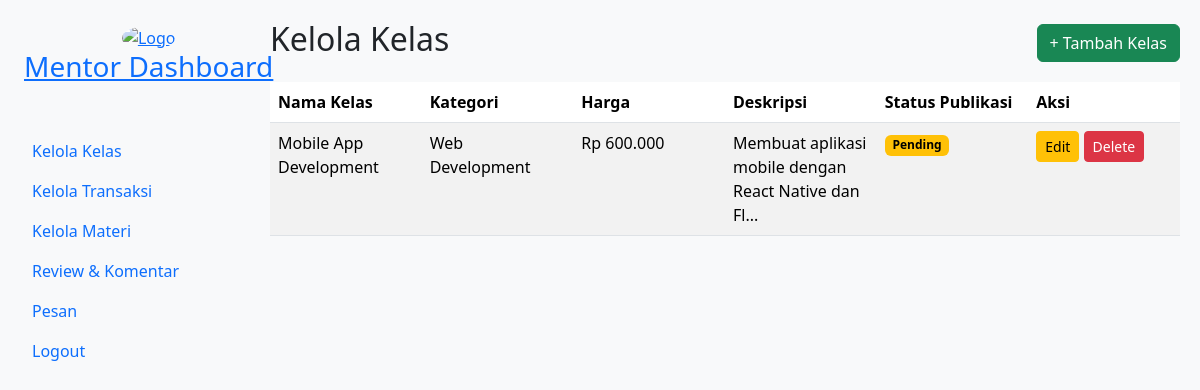
The page /page/kelola-kelas.php (signed in) on the database as committed earlier.
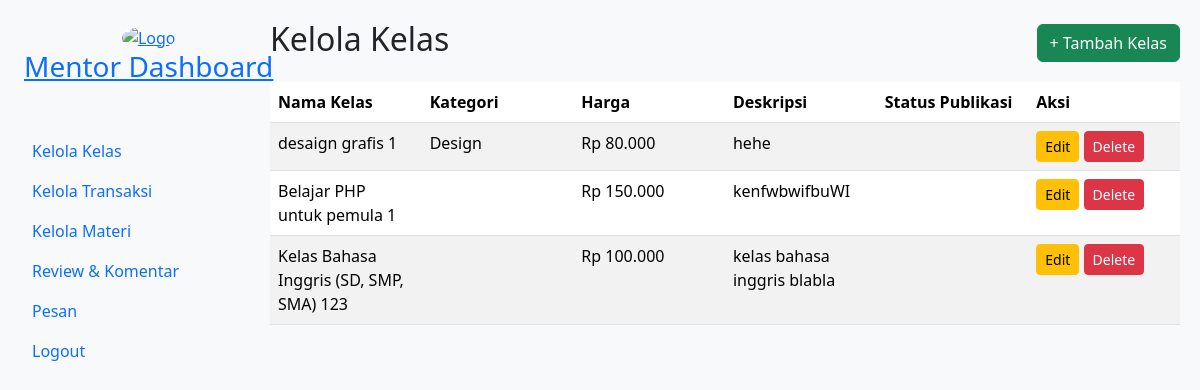
The same page on the database as committed later.
### tables this page shows
CREATE TABLE `tb_kelas` (
  `id_kelas` int(30) NOT NULL,
  `id_mentor` int(30) NOT NULL,
  `nama_kelas` varchar(255) NOT NULL,
  `kategori` enum('SQL','Design','Java','Web Development','Bisnis','Ekonomi','Psikologi','IT','Python') NOT NULL,
  `harga` decimal(10,2) NOT NULL,
  `profil_kelas` varchar(100) DEFAULT NULL,
  `badge` varchar(100) DEFAULT NULL,
  `description` text DEFAULT NULL,
  `status_publikasi` enum('draft','pending','approved','rejected') NOT NULL DEFAULT 'draft'
);

### page/kelola-kelas.php (the view, shortened to what this page needs)
<?php
require 'db.php';
$stmt_classes = $conn->prepare("
    SELECT k.id_kelas, k.nama_kelas, k.kategori, k.harga, k.description, k.status_publikasi
    FROM tb_kelas k
    JOIN tb_mentor m ON k.id_mentor = m.id_mentor
    WHERE m.id_user = ?
    ORDER BY k.id_kelas DESC
");
$stmt_classes->bind_param("i", $_SESSION['id']);
$stmt_classes->execute();
$classes_result = $stmt_classes->get_result();
?>
<!DOCTYPE html>
<html lang="en">
<head>
    <link href="https://cdn.jsdelivr.net/npm/bootstrap@5.3.3/dist/css/bootstrap.min.css" rel="stylesheet">
    <link rel="stylesheet" href="../assets/css/keloladata-mentor.css">
</head>
<body class="bg-light">
    <?php include 'sidebar-mentor.php';  ?>
    <div class="content-wrapper">
        <div class="d-flex justify-content-between align-items-center mb-3">
            <h2>Kelola Kelas</h2>
            <a href="create-class.php" class="btn btn-success">+ Tambah Kelas</a>
        </div>
        <div class="table-wrapper">
            <?php if ($classes_result->num_rows > 0): ?>
                <table class="table table-striped">
                    <thead>
                        <tr>
                            <th>Nama Kelas</th>
                            <th>Kategori</th>
                            <th>Harga</th>
                            <th>Deskripsi</th>
                            <th>Status Publikasi</th> <th>Aksi</th>
                        </tr>
                    </thead>
                    <tbody>
                        <?php while ($row = $classes_result->fetch_assoc()): ?>
                            <tr>
                                <td><?= htmlspecialchars($row['nama_kelas']) ?></td>
                                <td><?= htmlspecialchars($row['kategori']) ?></td>
                                <td>Rp <?= number_format($row['harga'], 0, ',', '.') ?></td>
                                <td><?= htmlspecialchars(substr($row['description'], 0, 50)) ?><?= strlen($row['description']) > 50 ? '...' : '' ?></td>
                                <td>
                                    <?php
                                    $status = $row['status_publikasi'];
                                    $text_bg_class = '';
                                    switch ($status) {
                                        case 'pending':
                                            $text_bg_class = 'text-bg-warning';
                                            break;
                                        default:
                                            $text_bg_class = 'text-bg-info';
                                            break;
                                    }
                                    ?>
                                    <span class="badge <?= $text_bg_class ?>"><?= htmlspecialchars(ucfirst($status)) ?></span>
                                </td>
                                <td>
                                    <a href="edit-class.php?id_kelas=<?= $row['id_kelas'] ?>" class="btn btn-warning btn-sm">Edit</a>
                                    <a href="delete-class.php?id_kelas=<?= $row['id_kelas'] ?>"
                                       class="btn btn-danger btn-sm"
                                       onclick="return confirm('Yakin ingin menghapus kelas ini?')">Delete</a>
                                </td>
                            </tr>
                        <?php endwhile; ?>
                    </tbody>
                </table>
            <?php endif; ?>
        </div>
    </div>
</body>
</html>

Rows that differ between the two databases and show on the page:
removed tb_kelas: nama_kelas "Mobile App Development", kategori "Web Development", harga "600.000", description "Membuat aplikasi mobile dengan React Native dan Fl", status_publikasi "Pending"
now on this page (row edited): tb_kelas: nama_kelas "desaign grafis 1", kategori "Design", harga "80.000", description "hehe"
added tb_kelas: nama_kelas "Belajar PHP untuk pemula 1", harga "150.000", description "kenfwbwifbuWI"
now on this page (row edited): tb_kelas: nama_kelas "Kelas Bahasa Inggris (SD, SMP, SMA) 123", harga "100.000", description "kelas bahasa inggris blabla"
